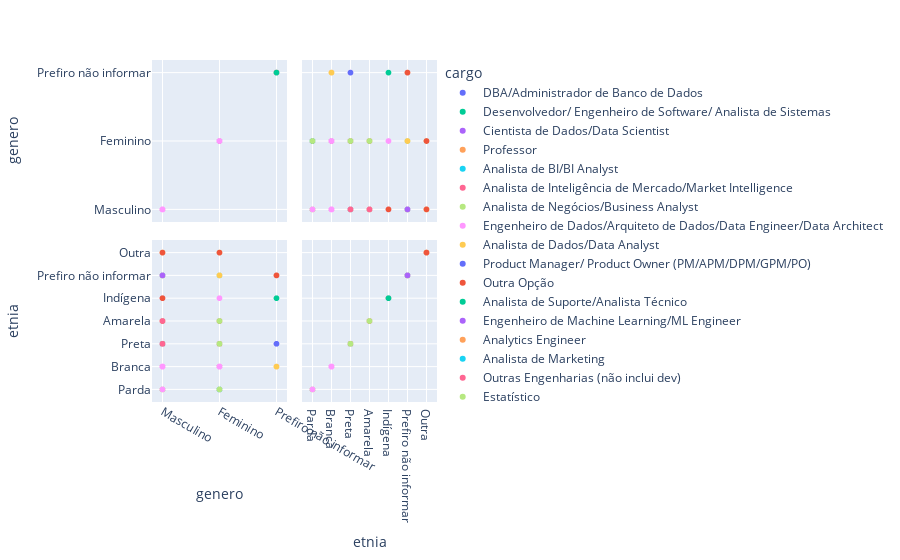

Notebook code for this chart:
### Code cell
grafico = px.scatter_matrix(base_cargo, dimensions=['genero', 'etnia'], color='cargo')
grafico.show()

### Figure 1 — Plotly figure (JSON) as saved in the notebook; plotly's stock layout.template omitted (floating-point values rounded to 4 significant figures; data arrays with more than 128 entries replaced by an {"elided": "..."} marker saying what was removed)
{"data": [{"dimensions": [{"axis": {"matches": true}, "label": "genero", "values": ["Masculino", "Masculino", "Masculino", "Masculino", "Masculino", "Masculino", "Masculino", "Masculino", "Masculino", "Feminino", "Masculino", "Masculino"]}, {"axis": {"matches": true}, "label": "etnia", "values": ["Parda", "Branca", "Branca", "Branca", "Branca", "Branca", "Preta", "Parda", "Parda", "Parda", "Parda", "Branca"]}], "hovertemplate": "cargo=DBA/Administrador de Banco de Dados<br>%{xaxis.title.text}=%{x}<br>%{yaxis.title.text}=%{y}<extra></extra>", "legendgroup": "DBA/Administrador de Banco de Dados", "marker": {"color": "#636efa", "symbol": "circle"}, "name": "DBA/Administrador de Banco de Dados", "showlegend": true, "type": "splom"}, {"dimensions": [{"axis": {"matches": true}, "label": "genero", "values": ["Masculino", "Feminino", "Feminino", "Feminino", "Masculino", "Masculino", "Masculino", "Feminino", "Masculino", "Masculino", "Masculino", "Feminino", "Feminino", "Masculino", "Feminino", "Masculino", "Masculino", "Masculino", "Masculino", "Masculino", "Masculino", "Masculino", "Masculino", "Masculino", "Feminino", "Masculino", "Masculino", "Masculino", "Masculino", "Masculino", "Masculino", "Feminino", "Masculino", "Masculino", "Masculino", "Masculino", "Masculino", "Masculino", "Masculino", "Masculino", "Masculino", "Masculino", "Masculino", "Masculino", "Masculino", "Masculino", "Masculino", "Masculino", "Masculino", "Masculino", "Feminino", "Masculino", "Masculino", "Masculino", "Feminino", "Feminino", "Masculino", "Masculino", "Masculino", "Masculino", "Masculino", "Masculino", "Masculino", "Masculino", "Masculino", "Feminino", "Masculino", "Masculino", "Masculino", "Masculino", "Masculino", "Feminino", "Masculino", "Masculino", "Masculino", "Masculino", "Masculino", "Masculino", "Masculino", "Masculino", "Masculino", "Masculino", "Masculino", "Masculino", "Masculino", "Masculino", "Masculino", "Masculino", "Masculino", "Masculino", "Feminino", "Masculino", "Masculino", "Masculino", "Masculino", "Masculino", "Masculino", "Feminino", "Masculino", "Masculino", "Masculino", "Masculino", "Masculino", "Masculino", "Feminino", "Masculino"]}, {"axis": {"matches": true}, "label": "etnia", "values": ["Branca", "Branca", "Branca", "Preta", "Branca", "Preta", "Branca", "Branca", "Parda", "Parda", "Parda", "Parda", "Parda", "Branca", "Amarela", "Parda", "Parda", "Branca", "Branca", "Branca", "Branca", "Branca", "Branca", "Parda", "Parda", "Branca", "Parda", "Parda", "Branca", "Preta", "Parda", "Branca", "Parda", "Branca", "Branca", "Branca", "Branca", "Branca", "Parda", "Branca", "Branca", "Branca", "Parda", "Branca", "Branca", "Branca", "Branca", "Parda", "Parda", "Parda", "Branca", "Branca", "Branca", "Branca", "Branca", "Preta", "Parda", "Parda", "Branca", "Branca", "Branca", "Parda", "Amarela", "Branca", "Branca", "Preta", "Branca", "Branca", "Branca", "Branca", "Branca", "Branca", "Branca", "Branca", "Branca", "Preta", "Branca", "Branca", "Parda", "Branca", "Branca", "Branca", "Parda", "Branca", "Parda", "Branca", "Parda", "Branca", "Parda", "Parda", "Parda", "Branca", "Branca", "Branca", "Branca", "Parda", "Branca", "Branca", "Branca", "Branca", "Branca", "Parda", "Branca", "Branca", "Amarela", "Branca"]}], "hovertemplate": "cargo=Desenvolvedor/ Engenheiro de Software/ Analista de Sistemas<br>%{xaxis.title.text}=%{x}<br>%{yaxis.title.text}=%{y}<extra></extra>", "legendgroup": "Desenvolvedor/ Engenheiro de Software/ Analista de Sistemas", "marker": {"color": "#00cc96", "symbol": "circle"}, "name": "Desenvolvedor/ Engenheiro de Software/ Analista de Sistemas", "showlegend": true, "type": "splom"}, {"dimensions": [{"axis": {"matches": true}, "label": "genero", "values": {"elided": "556 str values"}}, {"axis": {"matches": true}, "label": "etnia", "values": {"elided": "556 str values"}}], "hovertemplate": "cargo=Cientista de Dados/Data Scientist<br>%{xaxis.title.text}=%{x}<br>%{yaxis.title.text}=%{y}<extra></extra>", "legendgroup": "Cientista de Dados/Data Scientist", "marker": {"color": "#ab63fa", "symbol": "circle"}, "name": "Cientista de Dados/Data Scientist", "showlegend": true, "type": "splom"}, {"dimensions": [{"axis": {"matches": true}, "label": "genero", "values": ["Feminino", "Feminino", "Feminino", "Masculino", "Masculino", "Masculino", "Feminino", "Feminino", "Feminino", "Feminino", "Feminino", "Masculino", "Masculino", "Masculino", "Masculino", "Feminino", "Feminino", "Feminino", "Masculino", "Masculino", "Masculino", "Masculino", "Masculino"]}, {"axis": {"matches": true}, "label": "etnia", "values": ["Parda", "Parda", "Parda", "Branca", "Branca", "Parda", "Parda", "Preta", "Parda", "Branca", "Parda", "Branca", "Branca", "Branca", "Branca", "Parda", "Outra", "Parda", "Branca", "Branca", "Parda", "Branca", "Parda"]}], "hovertemplate": "cargo=Professor<br>%{xaxis.title.text}=%{x}<br>%{yaxis.title.text}=%{y}<extra></extra>", "legendgroup": "Professor", "marker": {"color": "#FFA15A", "symbol": "circle"}, "name": "Professor", "showlegend": true, "type": "splom"}, {"dimensions": [{"axis": {"matches": true}, "label": "genero", "values": {"elided": "378 str values"}}, {"axis": {"matches": true}, "label": "etnia", "values": {"elided": "378 str values"}}], "hovertemplate": "cargo=Analista de BI/BI Analyst<br>%{xaxis.title.text}=%{x}<br>%{yaxis.title.text}=%{y}<extra></extra>", "legendgroup": "Analista de BI/BI Analyst", "marker": {"color": "#19d3f3", "symbol": "circle"}, "name": "Analista de BI/BI Analyst", "showlegend": true, "type": "splom"}, {"dimensions": [{"axis": {"matches": true}, "label": "genero", "values": ["Masculino", "Masculino", "Masculino", "Masculino", "Masculino", "Masculino", "Masculino", "Feminino", "Masculino", "Masculino", "Feminino", "Masculino", "Masculino", "Masculino", "Masculino", "Feminino", "Masculino", "Masculino", "Masculino", "Feminino", "Feminino", "Masculino", "Feminino", "Masculino", "Masculino", "Masculino", "Masculino", "Masculino", "Masculino"]}, {"axis": {"matches": true}, "label": "etnia", "values": ["Branca", "Parda", "Branca", "Branca", "Branca", "Branca", "Branca", "Branca", "Parda", "Branca", "Branca", "Branca", "Preta", "Parda", "Amarela", "Branca", "Branca", "Branca", "Parda", "Branca", "Branca", "Branca", "Parda", "Branca", "Branca", "Branca", "Branca", "Branca", "Branca"]}], "hovertemplate": "cargo=Analista de Inteligência de Mercado/Market Intelligence<br>%{xaxis.title.text}=%{x}<br>%{yaxis.title.text}=%{y}<extra></extra>", "legendgroup": "Analista de Inteligência de Mercado/Market Intelligence", "marker": {"color": "#FF6692", "symbol": "circle"}, "name": "Analista de Inteligência de Mercado/Market Intelligence", "showlegend": true, "type": "splom"}, {"dimensions": [{"axis": {"matches": true}, "label": "genero", "values": ["Masculino", "Feminino", "Masculino", "Masculino", "Masculino", "Masculino", "Feminino", "Masculino", "Masculino", "Masculino", "Feminino", "Feminino", "Masculino", "Feminino", "Feminino", "Feminino", "Masculino", "Masculino", "Feminino", "Masculino", "Masculino", "Masculino", "Masculino", "Masculino", "Feminino", "Feminino", "Masculino", "Masculino", "Masculino", "Masculino", "Feminino", "Masculino", "Masculino", "Feminino", "Feminino", "Feminino", "Feminino", "Masculino", "Masculino", "Feminino", "Masculino", "Masculino", "Feminino", "Masculino", "Feminino", "Masculino", "Feminino", "Feminino", "Masculino", "Masculino", "Feminino", "Masculino", "Masculino", "Masculino", "Masculino", "Masculino", "Feminino", "Masculino", "Masculino", "Masculino", "Masculino", "Masculino", "Feminino", "Masculino", "Feminino", "Masculino", "Masculino", "Masculino", "Masculino", "Feminino", "Feminino", "Masculino", "Masculino", "Masculino", "Masculino", "Feminino", "Feminino", "Masculino", "Masculino", "Masculino", "Masculino", "Masculino", "Masculino", "Feminino", "Feminino", "Feminino", "Masculino", "Feminino", "Masculino", "Masculino", "Feminino", "Masculino", "Masculino", "Masculino", "Masculino", "Masculino", "Feminino", "Feminino", "Masculino", "Masculino", "Masculino", "Masculino", "Feminino", "Masculino", "Masculino", "Feminino", "Masculino", "Masculino", "Feminino", "Masculino", "Feminino", "Masculino", "Masculino", "Masculino", "Feminino", "Feminino", "Feminino", "Feminino", "Masculino", "Masculino", "Masculino", "Masculino", "Masculino"]}, {"axis": {"matches": true}, "label": "etnia", "values": ["Amarela", "Parda", "Branca", "Branca", "Branca", "Branca", "Parda", "Branca", "Amarela", "Parda", "Branca", "Branca", "Branca", "Branca", "Parda", "Branca", "Parda", "Branca", "Parda", "Branca", "Branca", "Branca", "Parda", "Branca", "Branca", "Branca", "Branca", "Branca", "Branca", "Amarela", "Parda", "Branca", "Parda", "Amarela", "Branca", "Branca", "Branca", "Branca", "Branca", "Branca", "Amarela", "Branca", "Parda", "Parda", "Outra", "Branca", "Branca", "Branca", "Branca", "Branca", "Branca", "Branca", "Preta", "Branca", "Branca", "Parda", "Parda", "Parda", "Branca", "Branca", "Parda", "Branca", "Preta", "Parda", "Branca", "Branca", "Branca", "Preta", "Branca", "Parda", "Branca", "Parda", "Branca", "Branca", "Branca", "Branca", "Branca", "Parda", "Branca", "Amarela", "Branca", "Parda", "Parda", "Parda", "Prefiro não informar", "Parda", "Parda", "Branca", "Indígena", "Branca", "Prefiro não informar", "Branca", "Branca", "Branca", "Parda", "Branca", "Branca", "Preta", "Parda", "Parda", "Indígena", "Parda", "Parda", "Branca", "Branca", "Parda", "Branca", "Preta", "Branca", "Parda", "Parda", "Parda", "Branca", "Branca", "Branca", "Branca", "Branca", "Preta", "Branca", "Branca", "Branca", "Parda", "Parda"]}], "hovertemplate": "cargo=Analista de Negócios/Business Analyst<br>%{xaxis.title.text}=%{x}<br>%{yaxis.title.text}=%{y}<extra></extra>", "legendgroup": "Analista de Negócios/Business Analyst", "marker": {"color": "#B6E880", "symbol": "circle"}, "name": "Analista de Negócios/Business Analyst", "showlegend": true, "type": "splom"}, {"dimensions": [{"axis": {"matches": true}, "label": "genero", "values": {"elided": "490 str values"}}, {"axis": {"matches": true}, "label": "etnia", "values": {"elided": "490 str values"}}], "hovertemplate": "cargo=Engenheiro de Dados/Arquiteto de Dados/Data Engineer/Data Architect<br>%{xaxis.title.text}=%{x}<br>%{yaxis.title.text}=%{y}<extra></extra>", "legendgroup": "Engenheiro de Dados/Arquiteto de Dados/Data Engineer/Data Architect", "marker": {"color": "#FF97FF", "symbol": "circle"}, "name": "Engenheiro de Dados/Arquiteto de Dados/Data Engineer/Data Architect", "showlegend": true, "type": "splom"}, {"dimensions": [{"axis": {"matches": true}, "label": "genero", "values": {"elided": "639 str values"}}, {"axis": {"matches": true}, "label": "etnia", "values": {"elided": "639 str values"}}], "hovertemplate": "cargo=Analista de Dados/Data Analyst<br>%{xaxis.title.text}=%{x}<br>%{yaxis.title.text}=%{y}<extra></extra>", "legendgroup": "Analista de Dados/Data Analyst", "marker": {"color": "#FECB52", "symbol": "circle"}, "name": "Analista de Dados/Data Analyst", "showlegend": true, "type": "splom"}, {"dimensions": [{"axis": {"matches": true}, "label": "genero", "values": ["Masculino", "Feminino", "Masculino", "Feminino", "Masculino", "Masculino", "Feminino", "Masculino", "Masculino", "Masculino", "Masculino", "Masculino", "Masculino", "Masculino", "Masculino", "Masculino", "Masculino", "Feminino", "Masculino", "Feminino", "Masculino", "Masculino", "Masculino", "Feminino", "Masculino", "Feminino", "Masculino", "Feminino", "Feminino", "Masculino", "Feminino", "Feminino", "Masculino", "Feminino", "Masculino", "Masculino", "Masculino", "Masculino", "Masculino", "Masculino", "Feminino", "Feminino", "Feminino", "Masculino", "Feminino", "Masculino", "Masculino", "Masculino", "Masculino", "Masculino", "Prefiro não informar"]}, {"axis": {"matches": true}, "label": "etnia", "values": ["Branca", "Parda", "Parda", "Parda", "Branca", "Branca", "Branca", "Parda", "Branca", "Parda", "Parda", "Branca", "Branca", "Parda", "Branca", "Branca", "Branca", "Branca", "Branca", "Branca", "Branca", "Branca", "Amarela", "Branca", "Branca", "Branca", "Parda", "Parda", "Parda", "Parda", "Preta", "Parda", "Branca", "Branca", "Branca", "Branca", "Branca", "Branca", "Branca", "Branca", "Branca", "Branca", "Parda", "Branca", "Branca", "Branca", "Branca", "Branca", "Preta", "Branca", "Preta"]}], "hovertemplate": "cargo=Product Manager/ Product Owner (PM/APM/DPM/GPM/PO)<br>%{xaxis.title.text}=%{x}<br>%{yaxis.title.text}=%{y}<extra></extra>", "legendgroup": "Product Manager/ Product Owner (PM/APM/DPM/GPM/PO)", "marker": {"color": "#636efa", "symbol": "circle"}, "name": "Product Manager/ Product Owner (PM/APM/DPM/GPM/PO)", "showlegend": true, "type": "splom"}, {"dimensions": [{"axis": {"matches": true}, "label": "genero", "values": {"elided": "281 str values"}}, {"axis": {"matches": true}, "label": "etnia", "values": {"elided": "281 str values"}}], "hovertemplate": "cargo=Outra Opção<br>%{xaxis.title.text}=%{x}<br>%{yaxis.title.text}=%{y}<extra></extra>", "legendgroup": "Outra Opção", "marker": {"color": "#EF553B", "symbol": "circle"}, "name": "Outra Opção", "showlegend": true, "type": "splom"}, {"dimensions": [{"axis": {"matches": true}, "label": "genero", "values": ["Feminino", "Feminino", "Masculino", "Masculino", "Masculino", "Masculino", "Masculino", "Masculino", "Masculino", "Masculino", "Masculino", "Masculino", "Masculino", "Masculino", "Feminino", "Masculino", "Masculino", "Feminino", "Feminino", "Masculino", "Masculino", "Masculino", "Prefiro não informar", "Masculino", "Masculino", "Masculino", "Feminino", "Masculino", "Masculino", "Masculino", "Masculino", "Masculino", "Masculino", "Masculino", "Masculino", "Masculino", "Masculino", "Masculino", "Feminino", null, "Masculino", "Masculino", "Masculino", "Masculino", "Masculino", "Masculino", "Masculino", "Masculino", "Feminino", "Masculino", "Masculino", "Masculino", "Masculino", "Masculino", "Masculino", "Masculino", "Feminino", "Masculino", "Masculino", "Masculino", "Feminino", "Masculino", "Masculino", "Masculino", "Masculino", "Masculino", "Masculino", "Masculino", "Feminino", "Masculino", "Masculino", "Masculino"]}, {"axis": {"matches": true}, "label": "etnia", "values": ["Parda", "Branca", "Branca", "Preta", "Parda", "Branca", "Branca", "Branca", "Branca", "Parda", "Parda", "Parda", "Branca", "Branca", "Branca", "Parda", "Branca", "Parda", "Branca", "Branca", "Branca", "Parda", "Indígena", "Branca", "Branca", "Parda", "Preta", "Branca", "Branca", "Branca", "Amarela", "Parda", "Preta", "Branca", "Parda", "Parda", "Branca", "Parda", "Parda", "Preta", "Branca", "Branca", "Branca", "Branca", "Branca", "Parda", "Prefiro não informar", "Parda", "Parda", "Branca", "Branca", "Preta", "Branca", "Parda", "Branca", "Parda", "Branca", "Branca", "Amarela", "Parda", "Branca", "Preta", "Branca", "Parda", "Branca", "Parda", "Branca", "Branca", "Branca", "Preta", "Branca", "Branca"]}], "hovertemplate": "cargo=Analista de Suporte/Analista Técnico<br>%{xaxis.title.text}=%{x}<br>%{yaxis.title.text}=%{y}<extra></extra>", "legendgroup": "Analista de Suporte/Analista Técnico", "marker": {"color": "#00cc96", "symbol": "circle"}, "name": "Analista de Suporte/Analista Técnico", "showlegend": true, "type": "splom"}, {"dimensions": [{"axis": {"matches": true}, "label": "genero", "values": ["Masculino", "Masculino", "Masculino", "Masculino", "Masculino", "Feminino", "Masculino", "Feminino", "Masculino", "Masculino", "Masculino", "Masculino", "Masculino", "Masculino", "Masculino", "Feminino", "Masculino", "Masculino", "Masculino", "Masculino", "Masculino", "Masculino", "Masculino", "Feminino", "Masculino", "Masculino", "Masculino", "Masculino", "Masculino", "Masculino", "Masculino", "Masculino", "Masculino", "Masculino", "Masculino", "Masculino", "Masculino", "Masculino", "Masculino", "Masculino", "Masculino", "Masculino", "Masculino", "Masculino", "Masculino", "Feminino", "Feminino", "Masculino", "Masculino", "Masculino", "Masculino", "Masculino", "Feminino", "Masculino", "Masculino", "Masculino", "Masculino", "Masculino", "Masculino", "Feminino", "Masculino", "Masculino", "Masculino", "Masculino", "Masculino", "Masculino", "Masculino", "Feminino", "Feminino"]}, {"axis": {"matches": true}, "label": "etnia", "values": ["Prefiro não informar", "Branca", "Branca", "Parda", "Branca", "Branca", "Parda", "Branca", "Branca", "Branca", "Parda", "Branca", "Branca", "Branca", "Preta", "Parda", "Branca", "Preta", "Branca", "Branca", "Branca", "Branca", "Parda", "Branca", "Branca", "Branca", "Parda", "Parda", "Parda", "Branca", "Branca", "Branca", "Parda", "Parda", "Branca", "Branca", "Branca", "Branca", "Branca", "Branca", "Branca", "Branca", "Parda", "Branca", "Branca", "Branca", "Branca", "Parda", "Branca", "Branca", "Preta", "Parda", "Parda", "Branca", "Parda", "Amarela", "Parda", "Branca", "Branca", "Branca", "Branca", "Parda", "Branca", "Parda", "Branca", "Branca", "Parda", "Branca", "Branca"]}], "hovertemplate": "cargo=Engenheiro de Machine Learning/ML Engineer<br>%{xaxis.title.text}=%{x}<br>%{yaxis.title.text}=%{y}<extra></extra>", "legendgroup": "Engenheiro de Machine Learning/ML Engineer", "marker": {"color": "#ab63fa", "symbol": "circle"}, "name": "Engenheiro de Machine Learning/ML Engineer", "showlegend": true, "type": "splom"}, {"dimensions": [{"axis": {"matches": true}, "label": "genero", "values": ["Masculino", "Masculino", "Masculino", "Masculino", "Masculino", "Feminino", "Masculino", "Feminino", "Masculino", "Masculino", "Masculino", "Masculino", "Masculino", "Masculino", "Masculino", "Feminino", "Masculino", "Masculino", "Masculino", "Masculino", "Feminino", "Masculino", "Masculino", "Masculino", "Masculino", "Masculino", "Feminino", "Masculino", "Feminino", "Masculino", "Feminino", "Masculino", "Feminino", "Masculino", "Masculino", "Masculino", "Masculino", "Feminino", "Masculino", "Masculino", "Masculino", "Masculino", "Masculino", "Feminino", "Masculino", "Masculino", "Feminino", "Feminino", "Feminino", "Masculino", "Masculino", "Masculino", "Masculino", "Masculino", "Masculino", "Masculino", "Masculino", "Masculino", "Masculino", "Feminino", "Masculino", "Masculino", "Masculino", "Masculino", "Feminino", "Masculino", "Masculino", "Masculino", "Feminino", "Feminino"]}, {"axis": {"matches": true}, "label": "etnia", "values": ["Parda", "Branca", "Parda", "Branca", "Branca", "Branca", "Branca", "Branca", "Branca", "Branca", "Branca", "Branca", "Parda", "Branca", "Branca", "Branca", "Branca", "Branca", "Branca", "Branca", "Branca", "Branca", "Branca", "Parda", "Branca", "Amarela", "Branca", "Branca", "Parda", "Branca", "Branca", "Branca", "Branca", "Branca", "Parda", "Branca", "Branca", "Branca", "Branca", "Branca", "Branca", "Branca", "Branca", "Parda", "Branca", "Amarela", "Preta", "Preta", "Branca", "Branca", "Branca", "Branca", "Branca", "Branca", "Parda", "Preta", "Branca", "Parda", "Preta", "Branca", "Branca", "Branca", "Branca", "Branca", "Branca", "Parda", "Branca", "Branca", "Branca", "Branca"]}], "hovertemplate": "cargo=Analytics Engineer<br>%{xaxis.title.text}=%{x}<br>%{yaxis.title.text}=%{y}<extra></extra>", "legendgroup": "Analytics Engineer", "marker": {"color": "#FFA15A", "symbol": "circle"}, "name": "Analytics Engineer", "showlegend": true, "type": "splom"}, {"dimensions": [{"axis": {"matches": true}, "label": "genero", "values": ["Feminino", "Feminino", "Feminino", "Masculino", "Masculino", "Masculino", "Masculino", "Masculino", "Masculino", "Feminino", "Masculino", "Feminino", "Masculino", "Feminino", "Feminino", "Feminino", "Masculino", "Masculino", "Masculino"]}, {"axis": {"matches": true}, "label": "etnia", "values": ["Parda", "Branca", "Branca", "Preta", "Branca", "Branca", "Branca", "Branca", "Branca", "Branca", "Branca", "Parda", "Branca", "Branca", "Parda", "Preta", "Branca", "Branca", "Branca"]}], "hovertemplate": "cargo=Analista de Marketing<br>%{xaxis.title.text}=%{x}<br>%{yaxis.title.text}=%{y}<extra></extra>", "legendgroup": "Analista de Marketing", "marker": {"color": "#19d3f3", "symbol": "circle"}, "name": "Analista de Marketing", "showlegend": true, "type": "splom"}, {"dimensions": [{"axis": {"matches": true}, "label": "genero", "values": ["Feminino", "Masculino", "Masculino", "Masculino", "Masculino", "Feminino", "Masculino", "Feminino", "Masculino", "Masculino", "Feminino", "Masculino", "Masculino", "Feminino", "Masculino", "Masculino", "Masculino", "Masculino", "Masculino", "Masculino", "Feminino", "Masculino", "Masculino", "Masculino", "Masculino", "Masculino", "Masculino", "Feminino"]}, {"axis": {"matches": true}, "label": "etnia", "values": ["Branca", "Branca", "Parda", "Branca", "Branca", "Branca", "Parda", "Branca", "Branca", "Branca", "Preta", "Branca", "Parda", "Branca", "Parda", "Parda", "Branca", "Parda", "Branca", "Parda", "Branca", "Branca", "Preta", "Amarela", "Branca", "Parda", "Branca", "Branca"]}], "hovertemplate": "cargo=Outras Engenharias (não inclui dev)<br>%{xaxis.title.text}=%{x}<br>%{yaxis.title.text}=%{y}<extra></extra>", "legendgroup": "Outras Engenharias (não inclui dev)", "marker": {"color": "#FF6692", "symbol": "circle"}, "name": "Outras Engenharias (não inclui dev)", "showlegend": true, "type": "splom"}, {"dimensions": [{"axis": {"matches": true}, "label": "genero", "values": ["Masculino", "Masculino", "Feminino", "Masculino", "Masculino", "Feminino", "Feminino", "Masculino", "Feminino", "Masculino", "Feminino", "Masculino", "Masculino", "Masculino", "Masculino", "Feminino", "Masculino", "Masculino", "Masculino"]}, {"axis": {"matches": true}, "label": "etnia", "values": ["Parda", "Parda", "Preta", "Parda", "Branca", "Branca", "Branca", "Parda", "Branca", "Parda", "Parda", "Branca", "Branca", "Branca", "Parda", "Amarela", "Parda", "Branca", "Branca"]}], "hovertemplate": "cargo=Estatístico<br>%{xaxis.title.text}=%{x}<br>%{yaxis.title.text}=%{y}<extra></extra>", "legendgroup": "Estatístico", "marker": {"color": "#B6E880", "symbol": "circle"}, "name": "Estatístico", "showlegend": true, "type": "splom"}, {"dimensions": [{"axis": {"matches": true}, "label": "genero", "values": ["Masculino", "Feminino", "Masculino", "Masculino", "Feminino", "Masculino", "Masculino", "Feminino", "Masculino", "Feminino", "Masculino", "Feminino", "Masculino", "Masculino", "Masculino", "Masculino"]}, {"axis": {"matches": true}, "label": "etnia", "values": ["Branca", "Branca", "Branca", "Branca", "Branca", "Branca", "Branca", "Branca", "Parda", "Branca", "Branca", "Branca", "Branca", "Branca", "Branca", "Branca"]}], "hovertemplate": "cargo=Economista<br>%{xaxis.title.text}=%{x}<br>%{yaxis.title.text}=%{y}<extra></extra>", "legendgroup": "Economista", "marker": {"color": "#FF97FF", "symbol": "circle"}, "name": "Economista", "showlegend": true, "type": "splom"}], "layout": {"dragmode": "select", "legend": {"title": {"text": "cargo"}, "tracegroupgap": 0}, "margin": {"t": 60}}}
